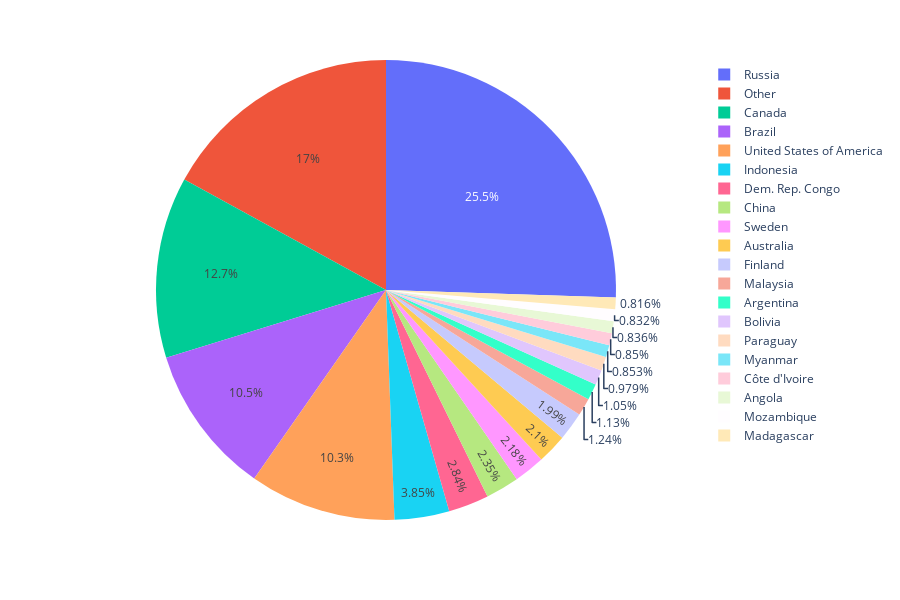

The notebook cell saved with this chart:
### Code cell
# Create a pie chart to visualize the forest loss area by country
geemap.pie_chart(
    'data/treeloss.csv', names = 'NAME', values = 'sum', max_rows = 20, height = 600
)

### Figure 1 — Plotly figure (JSON) as saved in the notebook; plotly's stock layout.template omitted (floating-point values rounded to 4 significant figures; data arrays with more than 128 entries replaced by an {"elided": "..."} marker saying what was removed)
{"data": [{"domain": {"x": [0, 1], "y": [0, 1]}, "hovertemplate": "NAME=%{label}<br>sum=%{value}<extra></extra>", "labels": {"elided": "176 str values"}, "legendgroup": "", "name": "", "showlegend": true, "type": "pie", "values": {"elided": "176 float values"}}], "layout": {"height": 600, "legend": {"tracegroupgap": 0}, "margin": {"t": 60}}}
